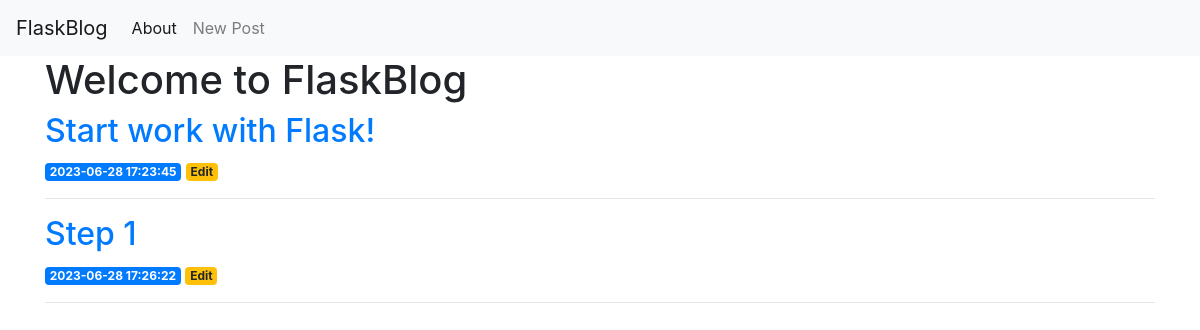
The page / on the database its author committed.
### tables this page shows
CREATE TABLE posts (
    id INTEGER PRIMARY KEY AUTOINCREMENT,
    created TIMESTAMP NOT NULL DEFAULT CURRENT_TIMESTAMP,
    title TEXT NOT NULL,
    content TEXT NOT NULL
);

### app.py (the view)
@app.route("/")
def index():
    conn = get_db_connection()
    posts = conn.execute('SELECT * FROM posts').fetchall()
    conn.close()
    return render_template('index.html', posts=posts)

### app.py (called while the page is built)
def get_db_connection():
    conn = sqlite3.connect('database.db')
    conn.row_factory = sqlite3.Row
    return conn

### templates/index.html
{% extends 'base.html' %}
{% block content %}
    <h1>{% block title %} Welcome to FlaskBlog {% endblock %}</h1>
    {% for post in posts %}
        <a href="{{ url_for('post', post_id=post['id']) }}">
            <h2>{{ post['title'] }}</h2>
        </a>
        <span class="badge badge-primary">{{ post['created'] }}</span>
        <a href="{{ url_for('edit', id=post['id']) }}">
            <span class="badge badge-warning">Edit</span>
        </a>
        <hr>
    {% endfor %}
{% endblock %}

### templates/base.html (shortened to what this page needs)
<!doctype html>
<html lang="en">
  <head>
    <link rel="stylesheet" href="https://stackpath.bootstrapcdn.com/bootstrap/4.3.1/css/bootstrap.min.css">
  </head>
  <body>
    <nav class="navbar navbar-expand-md navbar-light bg-light">
        <a class="navbar-brand" href="{{ url_for('index')}}">FlaskBlog</a>
        <div class="collapse navbar-collapse" id="navbarNav">
            <ul class="navbar-nav">
            <li class="nav-item active">
                <a class="nav-link" href="#">About</a>
            </li>
            <li class="nav-item">
                <a class="nav-link" href="{{url_for('create')}}">New Post</a>
            </li>
            </ul>
        </div>
    </nav>
    <div class="container">
        {% block content %} {% endblock %}
    </div>
  </body>
</html>

### rows shown on the page
posts: title "Start work with Flask!", created "2023-06-28 17:23:45"
posts: title "Step 1", created "2023-06-28 17:26:22"
